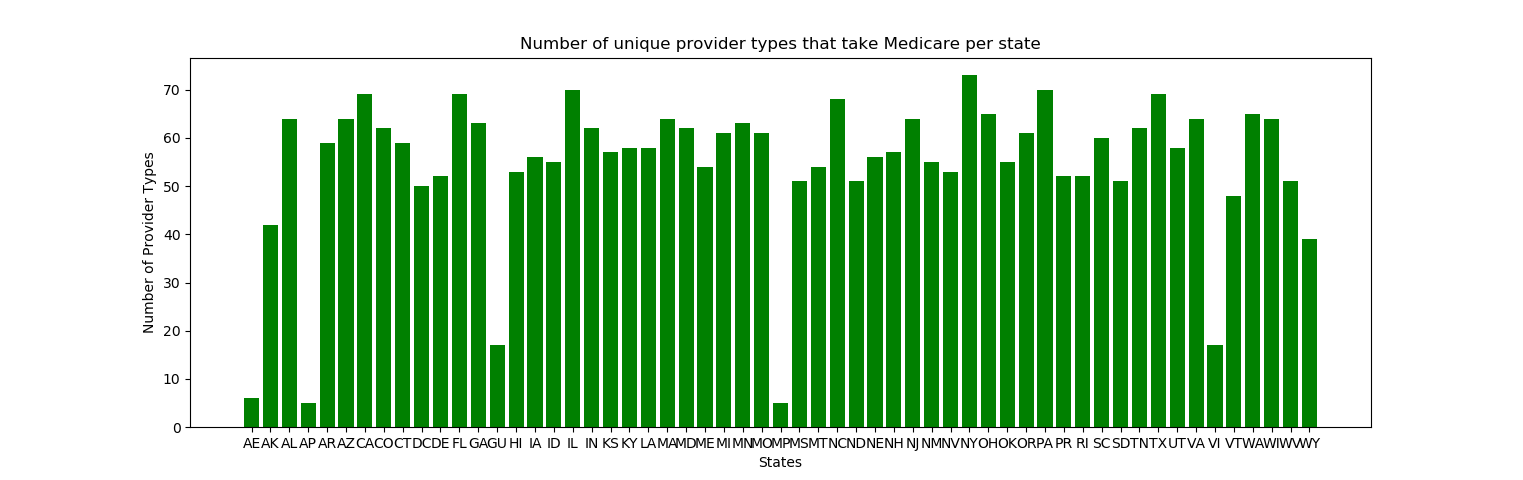

The Python source for this figure:
import matplotlib.pyplot as plt
import pandas as pd
 
data = pd.read_csv('state_take_medicare.csv')
df = pd.DataFrame(data)
X = list(df.iloc[:, 0])
Y = list(df.iloc[:, 1])
plt.bar(X, Y, color='g')
plt.title("Number of unique provider types that take Medicare per state")
plt.xlabel("States")
plt.ylabel("Number of Provider Types")
plt.show()
